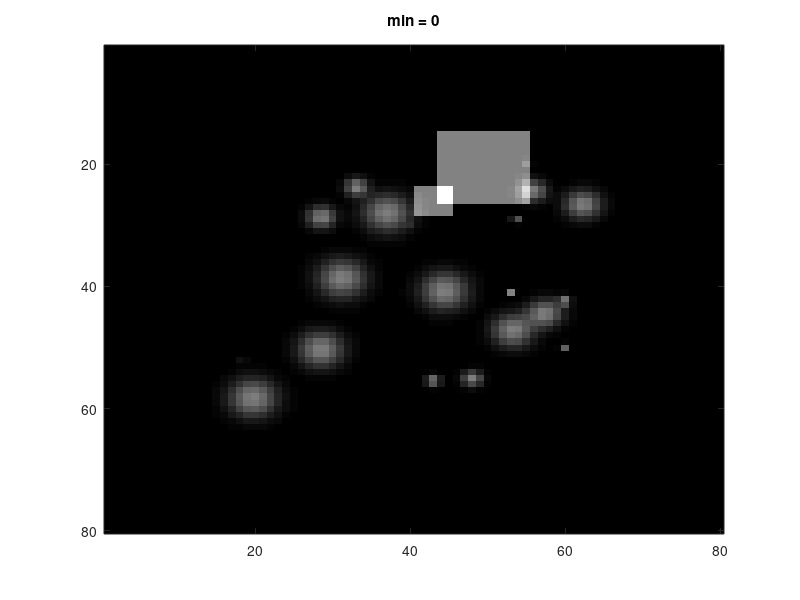

Reproduce this figure in MATLAB. (Note: this script raises an error after producing the figure.)
function test_reptile

%close all;

rng(1);

[xx,yy,f_exact]=create_example(4);
u=abs(fftb(f_exact));

figure; imagesc(f_exact); colormap('gray'); set(gcf,'position',[100,100,500,400]);
drawnow;

title(sprintf('min = %g\n',min(f_exact(:))));

opts.f_exact=f_exact;
f=reptile(xx,yy,u,opts);

figure; imagesc(f); colormap('gray'); set(gcf,'position',[700,100,500,400]);

end

function [xx,yy,f_exact]=create_example(num)

if (num==-1)
    oversamp=1;
    N=2;
    [xx,yy]=ndgrid(linspace(-oversamp,oversamp,N),linspace(-oversamp,oversamp,N));
    f_exact=rand(N,N);
    %f_exact=[0,0;1,0];
    %f_exact=[0.5,0.0001;0.7,0.3];
    return;
end;

oversamp=1.25;
N=64*1.25;
[xx,yy]=ndgrid(linspace(-oversamp,oversamp,N),linspace(-oversamp,oversamp,N));

if num==0
    f_exact=zeros(size(xx));
    f_exact(ceil((N+1)/2),ceil((N+1)/2))=1;
elseif num==1
    f_exact=create_gaussian(xx,yy,0.3);
elseif num==1.5
    f_exact=(abs(xx)<=0.4).*(abs(yy)<=0.4);
elseif num==1.51
    f_exact=(abs(xx)<=0.4).*(abs(yy)<=0.4);
    f_exact=f_exact+create_gaussian(xx-0.3,yy-0.4,0.3)*1;
elseif num==2
    F1=create_gaussian(xx,yy,0.3);
    F2=create_gaussian(xx-0.5,(yy-0.2),0.1).*(abs(xx-0.5).^2+abs(yy-0.25).^2<0.1^2);
    f_exact=F1+F2;
elseif num==3
    f_exact=(abs(xx-0.1)<0.4).*(abs(yy-0.3)<0.6).*abs(xx) + create_gaussian(xx,yy,0.2);
elseif num==4
    f_exact=zeros(size(xx));
    for kk=1:20
        cc=(rand(2,1)*2-1)*0.7;
        rr=(rand*2-1)*0.2;
        f_exact=f_exact+create_gaussian(xx-cc(1),yy-cc(2),rr/2).*((xx-cc(1)).^2+(yy-cc(2)).^2<=rr^2);
    end;
    for kk=1:5
        cc=(rand(2,1)*2-1)*0.7;
        rr=(rand*2-1)*0.2;
        f_exact=f_exact+(abs(xx-cc(1))<=rr).*(abs(yy-cc(2))<=rr);
    end;
    %f_exact=f_exact+create_gaussian(xx,yy,0.5)*0.2;
    %f_exact=f_exact+randn(size(xx))*0.02;
elseif num==4.01
    f_exact=zeros(size(xx));
    for kk=1:5
        cc=(rand(2,1)*2-1)*0.7;
        rr=(rand*2-1)*0.2;
        f_exact=f_exact+create_gaussian(xx-cc(1),yy-cc(2),rr/2).*((xx-cc(1)).^2+(yy-cc(2)).^2<=rr^2);
    end;
    
elseif num==4.1
    f_exact=zeros(size(xx));
    for kk=1:20
        cc=(rand(2,1)*2-1)*0.7;
        rr=(rand*2-1)*0.2;
        f_exact=f_exact+create_gaussian(xx-cc(1),yy-cc(2),rr/2).*((xx-cc(1)).^2+(yy-cc(2)).^2<=rr^2);
    end;
    for kk=1:5
        cc=(rand(2,1)*2-1)*0.7;
        rr=(rand*2-1)*0.2;
        f_exact=f_exact+(abs(xx-cc(1))<=rr).*(abs(yy-cc(2))<=rr);
    end;
    f_exact=f_exact+create_gaussian(xx,yy,0.3)*1;
    %f_exact=f_exact+rand(size(xx))*0.02;
end;

%%%%%%%%%%%%%%%%%%%%%%%%%%%%%%%%%%%% REMEMBER TO REMOVE THIS
%%%%%%%%%%%%%%%%%%%%%%%%%%%%%%%%%%%% %%%%%%%%%%%%%%%%%%%%%%%%%%%%%%%%%%%%%%
%xx=xx/2;
%yy=yy/2;

end

function Y=create_gaussian(xx,yy,sigma)
Y=exp(-(xx/sigma).^2).*exp(-(yy/sigma).^2);
end

function Y=fftb(X)
Y=fftshift(fft2(ifftshift(X)));
end

function Y=ifftb(X)
Y=fftshift(ifft2(ifftshift(X)));
end

function d0=apodize(d,sigma,N2)

N=size(d,1);
M=ceil((N+1)/2);
aa=((1:N)-M); [GX,GY]=ndgrid(aa,aa);
GR=sqrt(GX.^2+GY.^2);
d0=d.*exp(-GR.^2/sigma^2);

KK=ceil(sigma*2);

d0=d0(M-N2/2:M+N2/2-1,M-N2/2:M+N2/2-1);

d0=d0*(N2/N)^2;

end